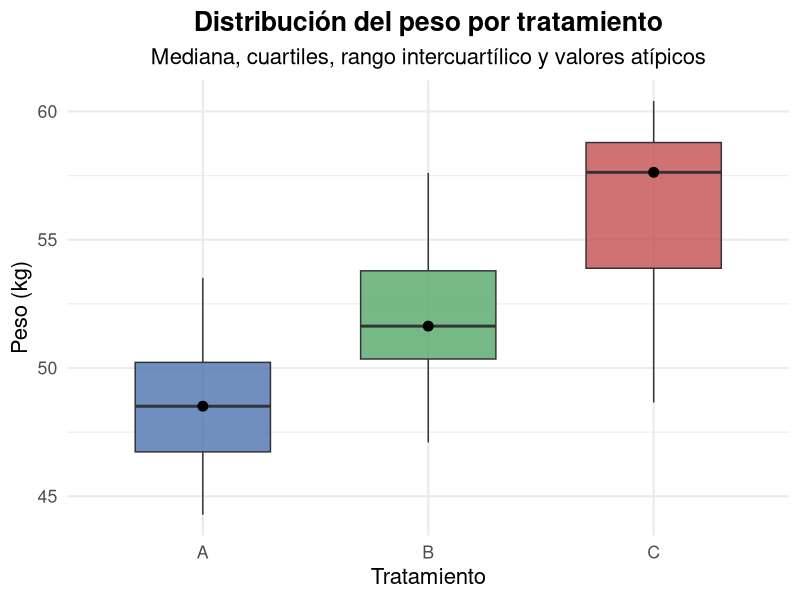

This figure's R source:
## ---- chunk 1
library(ggplot2)

# Datos simulados coherentes con tu tabla resumen
set.seed(123)

datos <- data.frame(
  Tratamiento = rep(c("A", "B", "C"), each = 12),
  Peso = c(
    rnorm(12, mean = 48.2, sd = 3.1),
    rnorm(12, mean = 52.6, sd = 2.8),
    rnorm(12, mean = 55.4, sd = 4.0)
  )
)

# Boxplot bonito
ggplot(datos, aes(x = Tratamiento, y = Peso, fill = Tratamiento)) +
  geom_boxplot(alpha = 0.8, width = 0.6, outlier.color = "red", outlier.size = 2) +
  
  # Mediana resaltada
  stat_summary(fun = median, geom = "point", size = 3, color = "black") +
  
  scale_fill_manual(values = c("#4C72B0", "#55A868", "#C44E52")) +
  
  labs(
    title = "Distribución del peso por tratamiento",
    subtitle = "Mediana, cuartiles, rango intercuartílico y valores atípicos",
    x = "Tratamiento",
    y = "Peso (kg)"
  ) +
  
  theme_minimal(base_size = 16) +
  theme(
    plot.title = element_text(face = "bold", hjust = 0.5),
    plot.subtitle = element_text(hjust = 0.5),
    legend.position = "none"
  )
